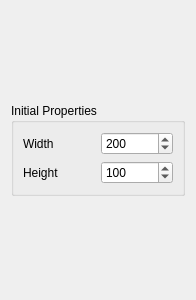
<?xml version="1.0" encoding="UTF-8"?>
<ui version="4.0">
 <class>DoubleRect</class>
 <widget class="QWidget" name="DoubleRect">
  <property name="geometry">
   <rect>
    <x>0</x>
    <y>0</y>
    <width>196</width>
    <height>300</height>
   </rect>
  </property>
  <property name="windowTitle">
   <string>Form</string>
  </property>
  <layout class="QGridLayout" name="gridLayout">
   <item row="0" column="0">
    <widget class="QGroupBox" name="groupBox">
     <property name="sizePolicy">
      <sizepolicy hsizetype="Preferred" vsizetype="Maximum">
       <horstretch>0</horstretch>
       <verstretch>0</verstretch>
      </sizepolicy>
     </property>
     <property name="title">
      <string>Initial Properties</string>
     </property>
     <layout class="QGridLayout" name="gridLayout_2">
      <item row="0" column="0">
       <widget class="QLabel" name="label">
        <property name="text">
         <string>Width</string>
        </property>
       </widget>
      </item>
      <item row="0" column="1">
       <widget class="QSpinBox" name="sb_rect_width">
        <property name="minimum">
         <number>1</number>
        </property>
        <property name="maximum">
         <number>10000</number>
        </property>
        <property name="singleStep">
         <number>10</number>
        </property>
        <property name="value">
         <number>200</number>
        </property>
       </widget>
      </item>
      <item row="1" column="0">
       <widget class="QLabel" name="label_2">
        <property name="text">
         <string>Height</string>
        </property>
       </widget>
      </item>
      <item row="1" column="1">
       <widget class="QSpinBox" name="sb_rect_height">
        <property name="minimum">
         <number>1</number>
        </property>
        <property name="maximum">
         <number>10000</number>
        </property>
        <property name="singleStep">
         <number>10</number>
        </property>
        <property name="value">
         <number>100</number>
        </property>
       </widget>
      </item>
     </layout>
    </widget>
   </item>
  </layout>
 </widget>
 <resources/>
 <connections/>
</ui>
